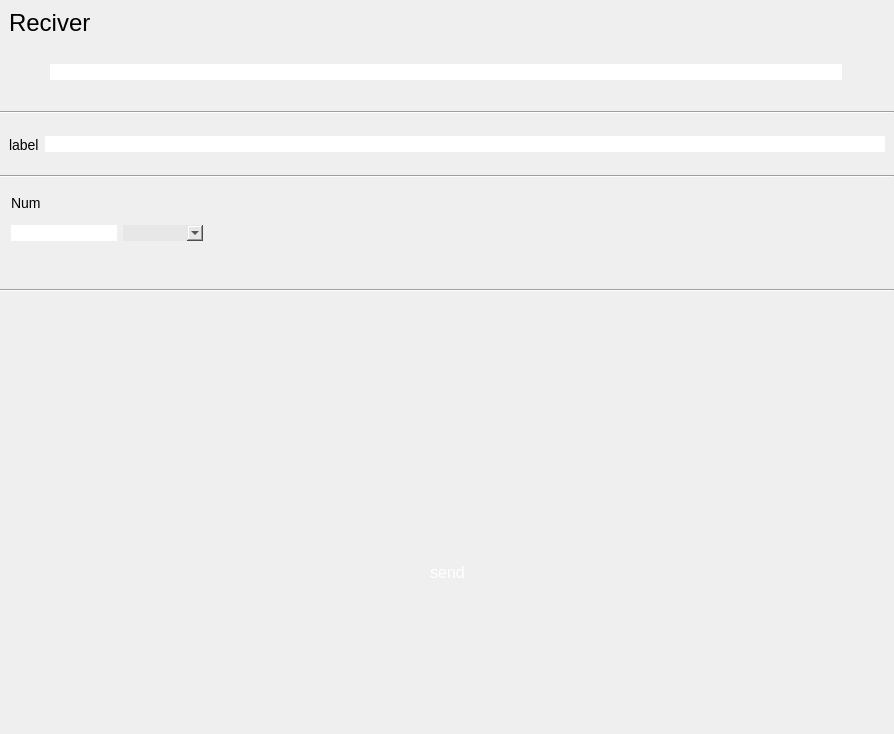
<?xml version="1.0" encoding="UTF-8"?>
<ui version="4.0">
 <class>SendCoinsDialog</class>
 <widget class="QDialog" name="SendCoinsDialog">
  <property name="windowModality">
   <enum>Qt::WindowModal</enum>
  </property>
  <property name="geometry">
   <rect>
    <x>0</x>
    <y>0</y>
    <width>894</width>
    <height>734</height>
   </rect>
  </property>
  <property name="sizePolicy">
   <sizepolicy hsizetype="Expanding" vsizetype="Expanding">
    <horstretch>0</horstretch>
    <verstretch>0</verstretch>
   </sizepolicy>
  </property>
  <property name="minimumSize">
   <size>
    <width>0</width>
    <height>0</height>
   </size>
  </property>
  <property name="maximumSize">
   <size>
    <width>16777215</width>
    <height>16777215</height>
   </size>
  </property>
  <property name="windowTitle">
   <string>Send Coins</string>
  </property>
  <property name="styleSheet">
   <string notr="true"/>
  </property>
  <layout class="QGridLayout" name="gridLayout_2">
   <property name="leftMargin">
    <number>0</number>
   </property>
   <property name="topMargin">
    <number>0</number>
   </property>
   <property name="rightMargin">
    <number>0</number>
   </property>
   <property name="bottomMargin">
    <number>0</number>
   </property>
   <property name="spacing">
    <number>0</number>
   </property>
   <item row="0" column="0">
    <layout class="QVBoxLayout" name="verticalLayout_4">
     <property name="spacing">
      <number>0</number>
     </property>
     <item>
      <layout class="QVBoxLayout" name="verticalLayout">
       <property name="spacing">
        <number>0</number>
       </property>
       <item>
        <widget class="QFrame" name="frame_3">
         <property name="minimumSize">
          <size>
           <width>0</width>
           <height>111</height>
          </size>
         </property>
         <property name="maximumSize">
          <size>
           <width>6666</width>
           <height>111</height>
          </size>
         </property>
         <property name="styleSheet">
          <string notr="true">border:none</string>
         </property>
         <property name="frameShape">
          <enum>QFrame::StyledPanel</enum>
         </property>
         <property name="frameShadow">
          <enum>QFrame::Raised</enum>
         </property>
         <layout class="QVBoxLayout" name="verticalLayout_2">
          <item>
           <widget class="QLabel" name="label_2">
            <property name="minimumSize">
             <size>
              <width>0</width>
              <height>28</height>
             </size>
            </property>
            <property name="maximumSize">
             <size>
              <width>16777215</width>
              <height>28</height>
             </size>
            </property>
            <property name="styleSheet">
             <string notr="true">font-size :24px;</string>
            </property>
            <property name="text">
             <string>Reciver</string>
            </property>
           </widget>
          </item>
          <item>
           <widget class="QFrame" name="frame_5">
            <property name="minimumSize">
             <size>
              <width>0</width>
              <height>0</height>
             </size>
            </property>
            <property name="maximumSize">
             <size>
              <width>6666</width>
              <height>16777215</height>
             </size>
            </property>
            <property name="styleSheet">
             <string notr="true">border:none</string>
            </property>
            <property name="frameShape">
             <enum>QFrame::StyledPanel</enum>
            </property>
            <property name="frameShadow">
             <enum>QFrame::Raised</enum>
            </property>
            <layout class="QHBoxLayout" name="horizontalLayout">
             <item>
              <widget class="QLabel" name="label_4">
               <property name="minimumSize">
                <size>
                 <width>26</width>
                 <height>26</height>
                </size>
               </property>
               <property name="maximumSize">
                <size>
                 <width>26</width>
                 <height>26</height>
                </size>
               </property>
               <property name="styleSheet">
                <string notr="true">background-image: url(:/res/png/ren1.png);</string>
               </property>
               <property name="text">
                <string/>
               </property>
              </widget>
             </item>
             <item>
              <widget class="QLineEdit" name="ReceiverEdit"/>
             </item>
             <item>
              <widget class="QPushButton" name="AddAdsButton">
               <property name="minimumSize">
                <size>
                 <width>28</width>
                 <height>30</height>
                </size>
               </property>
               <property name="maximumSize">
                <size>
                 <width>28</width>
                 <height>30</height>
                </size>
               </property>
               <property name="toolTip">
                <string/>
               </property>
               <property name="statusTip">
                <string notr="true"/>
               </property>
               <property name="whatsThis">
                <string>&lt;html&gt;&lt;head/&gt;&lt;body&gt;&lt;p&gt;address book&lt;/p&gt;&lt;/body&gt;&lt;/html&gt;</string>
               </property>
               <property name="styleSheet">
                <string notr="true">background-image: url(:/res/png/add.png);border:none;</string>
               </property>
               <property name="inputMethodHints">
                <set>Qt::ImhExclusiveInputMask</set>
               </property>
               <property name="text">
                <string/>
               </property>
              </widget>
             </item>
            </layout>
           </widget>
          </item>
         </layout>
        </widget>
       </item>
       <item>
        <widget class="Line" name="line_3">
         <property name="orientation">
          <enum>Qt::Horizontal</enum>
         </property>
        </widget>
       </item>
       <item>
        <widget class="QFrame" name="frame_2">
         <property name="minimumSize">
          <size>
           <width>0</width>
           <height>61</height>
          </size>
         </property>
         <property name="maximumSize">
          <size>
           <width>16777215</width>
           <height>61</height>
          </size>
         </property>
         <property name="styleSheet">
          <string notr="true">border:none</string>
         </property>
         <property name="frameShape">
          <enum>QFrame::StyledPanel</enum>
         </property>
         <property name="frameShadow">
          <enum>QFrame::Raised</enum>
         </property>
         <layout class="QHBoxLayout" name="horizontalLayout_2">
          <item>
           <widget class="QLabel" name="label">
            <property name="styleSheet">
             <string notr="true">font-size : 14px;</string>
            </property>
            <property name="text">
             <string>label</string>
            </property>
           </widget>
          </item>
          <item>
           <widget class="QLineEdit" name="labelEdit"/>
          </item>
         </layout>
        </widget>
       </item>
       <item>
        <widget class="Line" name="line_2">
         <property name="orientation">
          <enum>Qt::Horizontal</enum>
         </property>
        </widget>
       </item>
       <item>
        <widget class="QFrame" name="frame_4">
         <property name="sizePolicy">
          <sizepolicy hsizetype="Preferred" vsizetype="Preferred">
           <horstretch>7</horstretch>
           <verstretch>10</verstretch>
          </sizepolicy>
         </property>
         <property name="minimumSize">
          <size>
           <width>0</width>
           <height>111</height>
          </size>
         </property>
         <property name="maximumSize">
          <size>
           <width>6666</width>
           <height>111</height>
          </size>
         </property>
         <property name="styleSheet">
          <string notr="true">border:none</string>
         </property>
         <property name="frameShape">
          <enum>QFrame::StyledPanel</enum>
         </property>
         <property name="frameShadow">
          <enum>QFrame::Raised</enum>
         </property>
         <widget class="QWidget" name="layoutWidget">
          <property name="geometry">
           <rect>
            <x>11</x>
            <y>11</y>
            <width>971</width>
            <height>61</height>
           </rect>
          </property>
          <layout class="QVBoxLayout" name="verticalLayout_3">
           <item>
            <widget class="QLabel" name="label_3">
             <property name="minimumSize">
              <size>
               <width>0</width>
               <height>18</height>
              </size>
             </property>
             <property name="maximumSize">
              <size>
               <width>16777215</width>
               <height>18</height>
              </size>
             </property>
             <property name="styleSheet">
              <string notr="true">font-size : 14px;</string>
             </property>
             <property name="text">
              <string>Num</string>
             </property>
            </widget>
           </item>
           <item>
            <layout class="QHBoxLayout" name="horizontalLayout_3">
             <item>
              <widget class="QLineEdit" name="CoinEdit">
               <property name="sizePolicy">
                <sizepolicy hsizetype="Preferred" vsizetype="Fixed">
                 <horstretch>0</horstretch>
                 <verstretch>0</verstretch>
                </sizepolicy>
               </property>
              </widget>
             </item>
             <item>
              <widget class="QComboBox" name="comboBox">
               <property name="minimumSize">
                <size>
                 <width>80</width>
                 <height>0</height>
                </size>
               </property>
               <property name="maximumSize">
                <size>
                 <width>80</width>
                 <height>16777215</height>
                </size>
               </property>
               <property name="styleSheet">
                <string notr="true">background-color: rgb(231, 231, 231);</string>
               </property>
              </widget>
             </item>
             <item>
              <spacer name="horizontalSpacer">
               <property name="orientation">
                <enum>Qt::Horizontal</enum>
               </property>
               <property name="sizeHint" stdset="0">
                <size>
                 <width>40</width>
                 <height>20</height>
                </size>
               </property>
              </spacer>
             </item>
            </layout>
           </item>
          </layout>
         </widget>
        </widget>
       </item>
       <item>
        <widget class="Line" name="line">
         <property name="orientation">
          <enum>Qt::Horizontal</enum>
         </property>
        </widget>
       </item>
      </layout>
     </item>
     <item>
      <widget class="QWidget" name="widget" native="true">
       <property name="styleSheet">
        <string notr="true">border:none</string>
       </property>
       <layout class="QGridLayout" name="gridLayout">
        <property name="leftMargin">
         <number>25</number>
        </property>
        <item row="0" column="0">
         <widget class="QLabel" name="tiplabel">
          <property name="minimumSize">
           <size>
            <width>0</width>
            <height>100</height>
           </size>
          </property>
          <property name="maximumSize">
           <size>
            <width>4000000</width>
            <height>100</height>
           </size>
          </property>
          <property name="text">
           <string/>
          </property>
         </widget>
        </item>
       </layout>
      </widget>
     </item>
     <item>
      <spacer name="verticalSpacer">
       <property name="orientation">
        <enum>Qt::Vertical</enum>
       </property>
       <property name="sizeHint" stdset="0">
        <size>
         <width>20</width>
         <height>40</height>
        </size>
       </property>
      </spacer>
     </item>
     <item>
      <layout class="QHBoxLayout" name="horizontalLayout_4">
       <property name="spacing">
        <number>0</number>
       </property>
       <item>
        <spacer name="horizontalSpacer_2">
         <property name="orientation">
          <enum>Qt::Horizontal</enum>
         </property>
         <property name="sizeHint" stdset="0">
          <size>
           <width>40</width>
           <height>20</height>
          </size>
         </property>
        </spacer>
       </item>
       <item>
        <widget class="QPushButton" name="GoSettingBtn">
         <property name="minimumSize">
          <size>
           <width>421</width>
           <height>50</height>
          </size>
         </property>
         <property name="maximumSize">
          <size>
           <width>421</width>
           <height>50</height>
          </size>
         </property>
         <property name="sizeIncrement">
          <size>
           <width>421</width>
           <height>50</height>
          </size>
         </property>
         <property name="styleSheet">

          <string notr="true">border:none;color: rgb(255, 255, 255);font-size : 16px;
border:none;
background-image: url(:/res/png/buttons/421_50.png);</string>
         </property>
         <property name="text">
          <string>send</string>
         </property>
        </widget>
       </item>
       <item>
        <spacer name="horizontalSpacer_3">
         <property name="orientation">
          <enum>Qt::Horizontal</enum>
         </property>
         <property name="sizeHint" stdset="0">
          <size>
           <width>40</width>
           <height>20</height>
          </size>
         </property>
        </spacer>
       </item>
      </layout>
     </item>
     <item>
      <spacer name="verticalSpacer_2">
       <property name="orientation">
        <enum>Qt::Vertical</enum>
       </property>
       <property name="sizeHint" stdset="0">
        <size>
         <width>20</width>
         <height>40</height>
        </size>
       </property>
      </spacer>
     </item>
    </layout>
   </item>
  </layout>
 </widget>
 <resources/>
 <connections/>
</ui>
